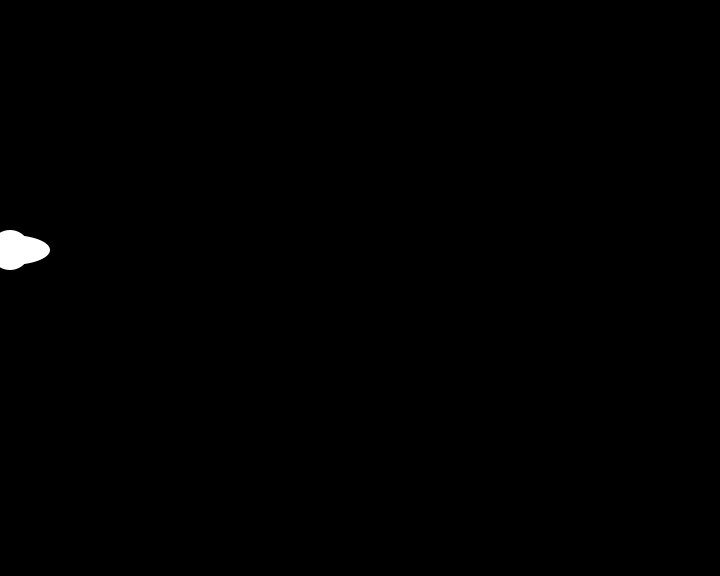
Frame 1 (no input)
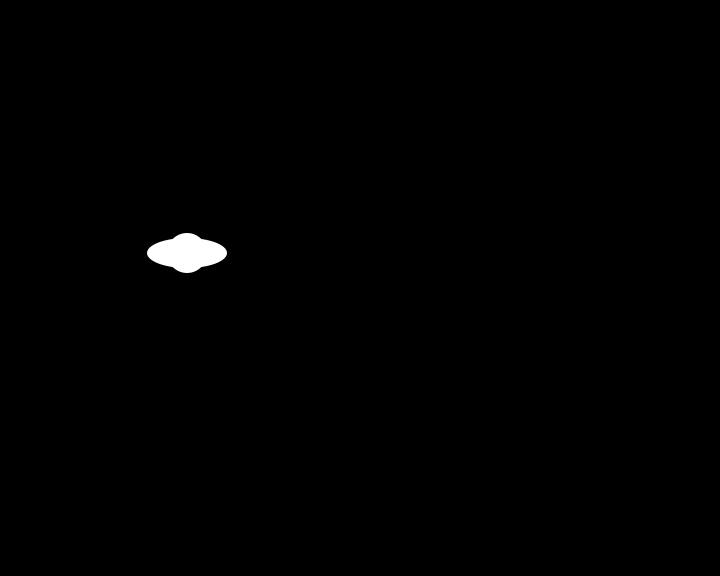
Frame 60 (the mouse pressed at the canvas centre just before this capture)
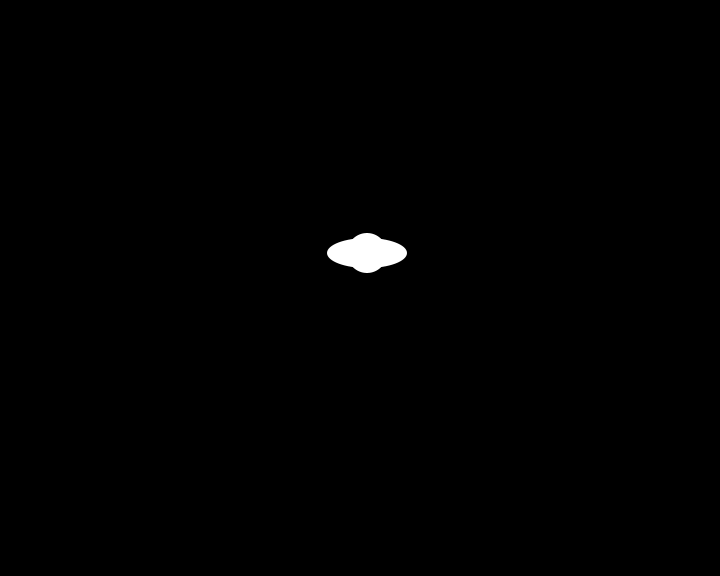
Frame 120 (the mouse held since frame 60 and released just before this capture)

The Processing sketch that drew these frames (run headless with seeded random() and noise(); from frame 60 on, the mouse is pressed at the canvas centre):

// Processing sketch: processing_10675
// ── processing_10675.pde

int x =10;
int y =250;
int speedX=3;
int speedY=3;

void setup(){
 size(720,576);
 smooth();
 noStroke();
 ellipseMode(CENTER);
 
  
  
}


void draw(){
  background(0);
  ellipse(x,y,80,30);
  ellipse(x,y,40,40);
  
  x+= speedX;
  y+= speedY;
  
  if (x>= width ||x<0)
  {
    speedX=-speedX;
    
  }
  // if (y>= height ||y<0)
  {
  
  speedY=-speedY;
}
  
}
